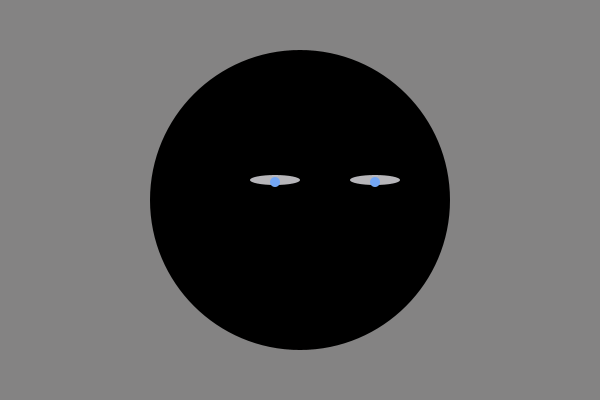
Frame 1 (no input)
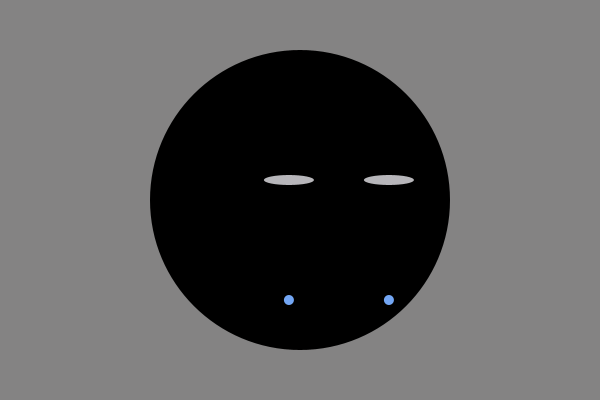
Frame 60 (the mouse pressed at the canvas centre just before this capture)
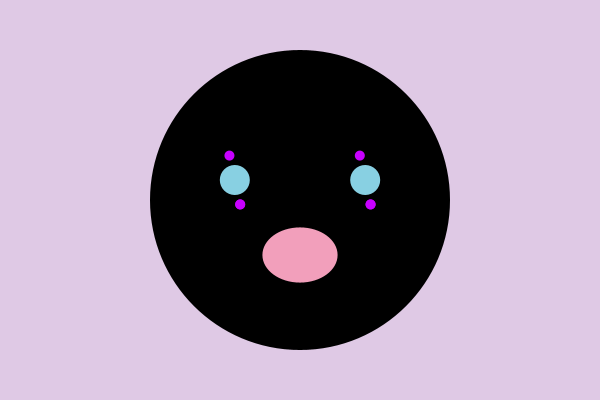
Frame 120 (the mouse held since frame 60 and released just before this capture)

The Processing sketch that drew these frames (run headless with seeded random() and noise(); from frame 60 on, the mouse is pressed at the canvas centre):

// Processing sketch: processing_173173
// ── processing_173173.pde

float counter = 0;

void setup()
{
  smooth();
  size(600, 400);
  colorMode(HSB, 360, 100, 100);
  background(0, 1, 52);
  ellipseMode(CENTER);
}

void draw()
{
  background(0, 1, 52);

  float amp = map(sin(counter), -1, 1, 0, 50);
  float counter_Mouse = map(mouseX, 0, width, 0.01, 0.05);
  float pos1 = 50+amp;
  float pos2 = -50+amp;


  translate(width/2, height/2);
  noStroke();
  fill(0);
  ellipse(0, 0, 300, 300);


  if (mousePressed == false)
  {

    pushMatrix();
    fill(264, 2, 73);
    ellipse(50+amp, -20, 50, 10);
    popMatrix();

    pushMatrix();
    fill(264, 2, 73);
    ellipse(-50+amp, -20, 50, 10);
    popMatrix();

    //Tränen_langsam
    pushMatrix();
    fill(216, 53, 96);
    ellipse(pos2, -20+frameCount*2, 10, 10);
    popMatrix();
    pushMatrix();
    fill(216, 53, 96);
    ellipse(pos1, -20+frameCount*2, 10, 10);
    popMatrix();

    if ( frameCount > 150)
    {
      frameCount = 0;
    }

    counter += counter_Mouse;
  } else
  {
    float a = map(sin(counter), 1, -1, 240, 360);
    float newposx1 = 50+amp/2;
    float newposx2 = -50-amp/2;

    background(a, 12, 90);

    noStroke();
    fill(0);
    ellipse(0, 0, 300, 300);

    //Verwirrt
    pushMatrix();
    translate(sin(counter)*25, cos(counter)*25);   
    fill(a, 100, 100);
    ellipse(newposx1, -20, 10, 10);
    popMatrix();

    pushMatrix();
    translate(sin(counter)*25, cos(counter)*25);   
    fill(a, 100, 100);
    ellipse(newposx2, -20, 10, 10);
    popMatrix();

    pushMatrix();
    translate(-sin(counter)*25, -cos(counter)*25);   
    fill(a, 100, 100);
    ellipse(newposx1, -20, 10, 10);
    popMatrix();

    pushMatrix();
    translate(-sin(counter)*25, -cos(counter)*25);   
    fill(a, 100, 100);
    ellipse(newposx2, -20, 10, 10);
    popMatrix();

    pushMatrix();
    translate(sin(counter)*25, cos(counter)*25);   
    fill(a, 100, 100);
    ellipse(newposx1, -20, 10, 10);
    popMatrix();

    pushMatrix();
    translate(sin(counter)*25, cos(counter)*25);   
    fill(a, 100, 100);
    ellipse(newposx2, -20, 10, 10);
    popMatrix();

    //Augen
    pushMatrix();
    fill(192, 40, 89);
    ellipse(50+amp/2, -20, 30, 30);
    popMatrix();

    pushMatrix();
    fill(192, 40, 89);
    ellipse(-50-amp/2, -20, 30, 30);
    popMatrix();
    //Mund
    pushMatrix();
    fill(340, 34, 95);
    ellipse(0, 55, 60+amp/2, 40+amp/2);
    popMatrix();

    counter += 0.1;
  }
}
